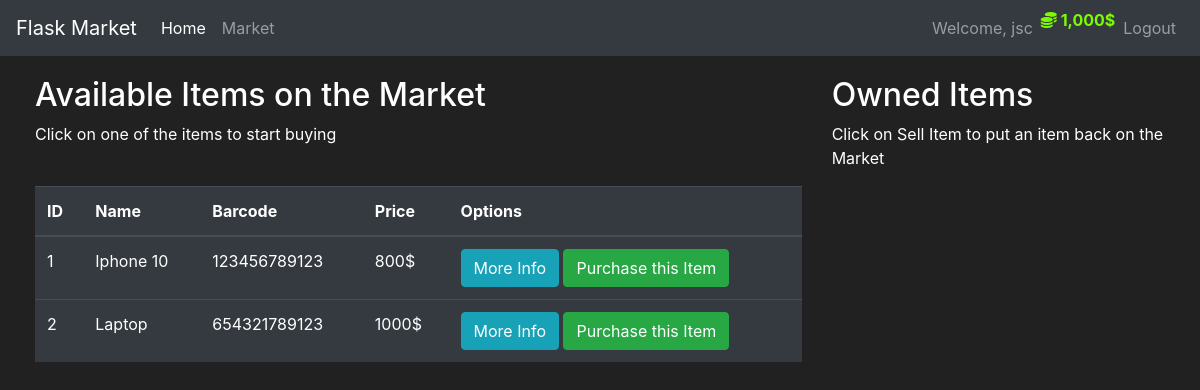
The page /market (signed in) on the database as committed earlier.
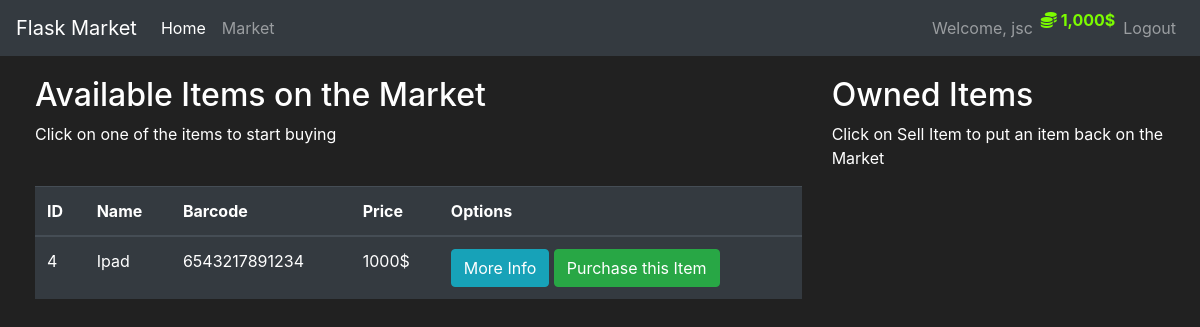
The same page on the database as committed later.
### market/models.py (models this page shows, shortened)
class User(db.Model, UserMixin):
  id = db.Column(db.Integer(), primary_key=True)
  username = db.Column(db.String(length=30), nullable=False, unique=True)
  email_address = db.Column(db.String(length=50), nullable=False, unique=True)
  password_hash = db.Column(db.String(length=60), nullable=False)
  budget = db.Column(db.Integer(), nullable=False, default=1000)
  items = db.relationship('Item', backref='owned_user', lazy=True)
  @property
  def prettier_budget(self):
    if len(str(self.budget)) >= 4:
      return f'{str(self.budget)[:-3]},{str(self.budget)[-3:]}$'
    else:
      return f"{self.budget}$"
  @property
  def password(self):
    return self.password

class Item(db.Model):
  id = db.Column(db.Integer(), primary_key=True)
  name = db.Column(db.String(length=30), nullable=False, unique=True)
  price = db.Column(db.Integer(), nullable=False)
  barcode = db.Column(db.String(length=12), nullable=False, unique=True)
  description = db.Column(db.String(length=1024), nullable=False, unique=True)
  owner = db.Column(db.Integer(), db.ForeignKey('user.id'))

### market/routes.py (the view, shortened to what this page needs)
@app.route('/market', methods=['GET', 'POST'])
@login_required
def market_page():
  purchase_form = PurchaseItemForm()
  selling_form = SellItemForm()
  if request.method == "GET":
    items = Item.query.filter_by(owner=None)
    owned_items = Item.query.filter_by(owner=current_user.id)
    return render_template('market.html', items=items, purchase_form=purchase_form, owned_items=owned_items, selling_form=selling_form)

### market/models.py (called while the page is built)
@login_manager.user_loader
def load_user(user_id):
  return User.query.get(int(user_id))

### market/templates/market.html (shortened to what this page needs)
{% extends 'base.html' %}
{% block content %}
  <div class="row" style="margin-top: 20px; margin-left: 20px;">
    <div class="col-8">
      <h2>Available Items on the Market</h2>
      <p>Click on one of the items to start buying</p>
      <br>
      <table class="table table-hover table-dark">
        <thead>
          <tr>
            <th scope="col">ID</th>
            <th scope="col">Name</th>
            <th scope="col">Barcode</th>
            <th scope="col">Price</th>
            <th scope="col">Options</th>
          </tr>
        </thead>
        <tbody>
          {% for item in items %}
            <tr>
              <td>{{ item.id }}</td>
              <td>{{ item.name }}</td>
              <td>{{ item.barcode }}</td>
              <td>{{ item.price }}$</td>
              <td>
                <button class="btn btn-outline btn-info" data-toggle="modal" data-target="#Modal-MoreInfo-{{ item.id }}">More Info</button>
                <button class="btn btn-outline btn-success" data-toggle="modal" data-target="#Modal-PurchaseConfirm-{{ item.id }}">Purchase this Item</button>
              </td>
            </tr>
          {% endfor %}
        </tbody>
      </table>
    </div>
    <div class="col-4">
      <h2>Owned Items</h2>
      <p>Click on Sell Item to put an item back on the Market</p>
      <br>
    </div>
  </div>
{% endblock %}

### market/templates/base.html (shortened to what this page needs)
<!DOCTYPE html>
<html lang="en">
  <head>
    <link rel="stylesheet" href="https://cdn.jsdelivr.net/npm/bootstrap@4.5.3/dist/css/bootstrap.min.css">
    <link rel="stylesheet" href="https://cdnjs.cloudflare.com/ajax/libs/font-awesome/6.4.0/css/all.min.css" />
  </head>
  <body>
    <nav class="navbar navbar-expand-md navbar-dark bg-dark">
      <a class="navbar-brand" href="#">Flask Market</a>
      <div class="collapse navbar-collapse" id="navbarNav">
        <ul class="navbar-nav mr-auto">
          <li class="nav-item active">
            <a class="nav-link" href="{{ url_for('home_page') }}">Home <span class="sr-only">(current)</span></a>
          </li>
          <li class="nav-item">
            <a class="nav-link" href="{{ url_for('market_page') }}">Market</a>
          </li>
        </ul>
        {% if current_user.is_authenticated %}
          <ul class="navbar-nav">
            <li class="nav-item">
              <a class="nav-link">Welcome, {{ current_user.username }}</a>
            </li>
            <li class="nav-item" style="color: lawngreen; font-weight: bold">
              <i class="fas fa-coins"></i>
              {{ current_user.prettier_budget }}
            </li>
            <li class="nav-item">
              <a class="nav-link" href="{{ url_for('logout_page') }}">Logout</a>
            </li>
          </ul>
        {% endif %}
      </div>
    </nav>
    {% block content %}
    {% endblock %}
  </body>
</html>

### market/templates/base.html (style rules this page uses)
body { background-color: #212121; color: white; }

Rows that differ between the two databases and show on the page:
no longer on this page (row edited): Item: id "1", name "Iphone 10", barcode "123456789123", price "800"
no longer on this page (row edited): Item: id "2", name "Laptop", barcode "654321789123", price "1000"
added Item: id "4", name "Ipad", barcode "6543217891234", price "1000"
